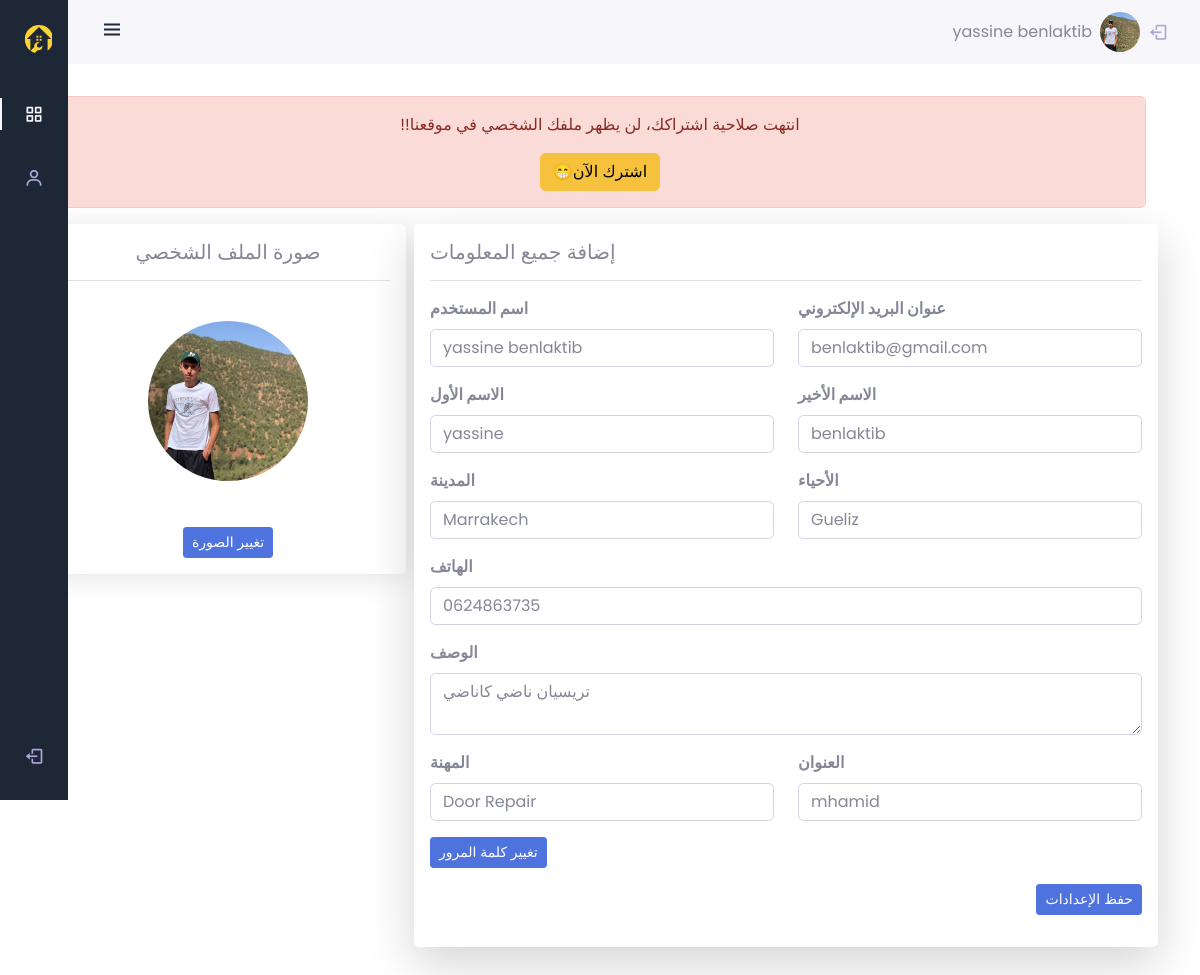
The page /pages/dashboardUser (signed in) on the database as committed earlier.
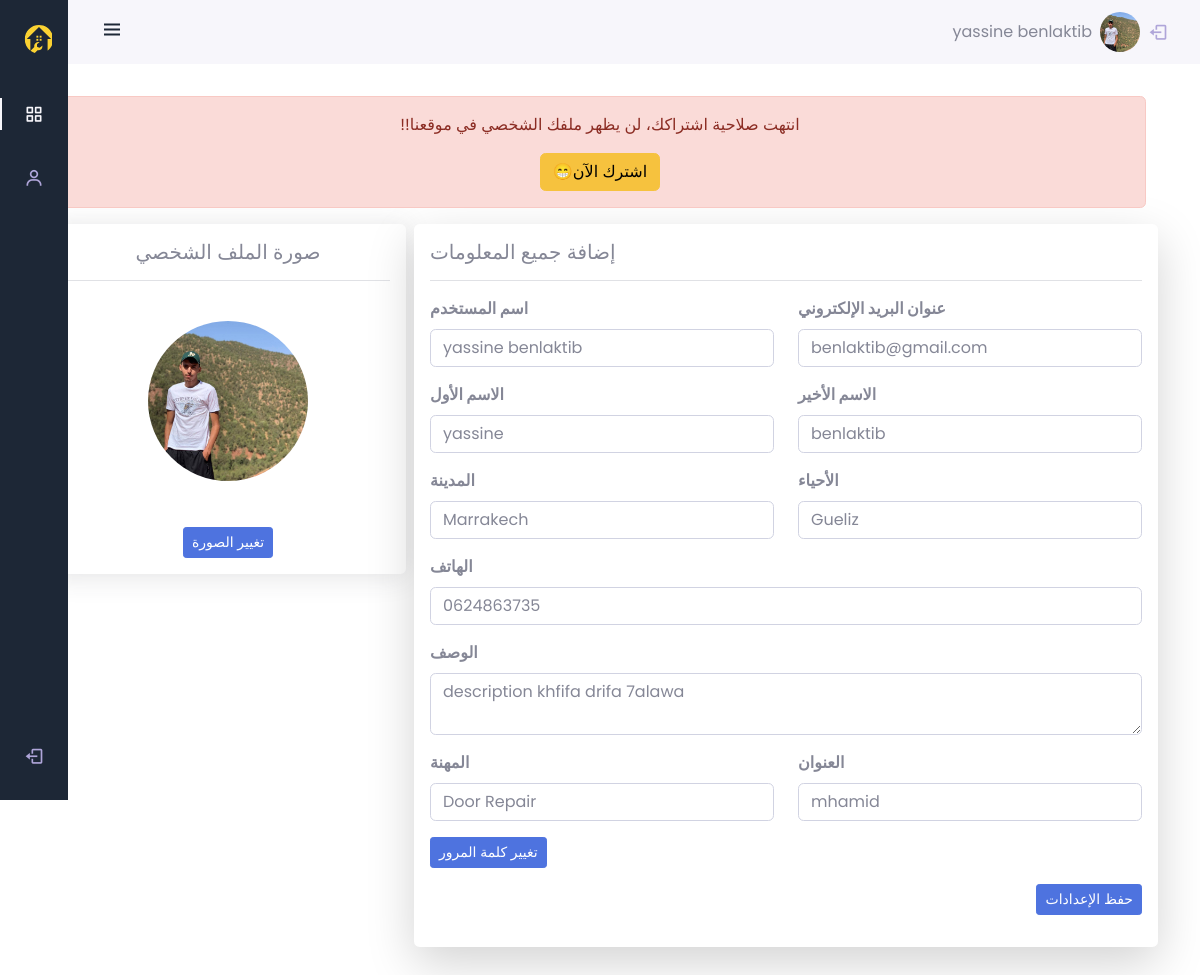
The same page on the database as committed later.
### tables this page shows
CREATE TABLE `techniciens` (
  `Id_tech` int(11) NOT NULL,
  `nom` varchar(100) NOT NULL,
  `prenom` varchar(100) NOT NULL,
  `email` varchar(100) NOT NULL,
  `phone` varchar(100) NOT NULL,
  `Fk_cat` int(100) NOT NULL,
  `adresse` varchar(100) NOT NULL,
  `id_ville` int(100) NOT NULL,
  `secteur` varchar(255) NOT NULL,
  `img` varchar(100) NOT NULL,
  `password` varchar(100) NOT NULL,
  `description` text NOT NULL,
  `feedback` int(11) NOT NULL
);

CREATE TABLE `logo` (
  `id` int(11) NOT NULL,
  `logo_src` varchar(255) DEFAULT NULL
);

CREATE TABLE `villes` (
  `id_ville` int(11) NOT NULL,
  `nom_ville` varchar(255) DEFAULT NULL
);

CREATE TABLE `categories` (
  `id_cat` int(11) NOT NULL,
  `nom` varchar(100) NOT NULL,
  `description` varchar(100) NOT NULL,
  `img` varchar(255) DEFAULT NULL
);

### app/libraries/Core.php (called while the page is built, shortened)
<?php
  class Core {
    protected $currentMethod = 'index';
    public function __construct(){
      $url = $this->getUrl();
      $this->currentController = new $this->currentController;
      if(isset($url[1])){
        if(method_exists($this->currentController, $url[1])){
          $this->currentMethod = $url[1];
          unset($url[1]);
        }
        else{
          echo 'Method does not exist';
        }
      }
      $this->params = $url ? array_values($url) : [];
      call_user_func_array([$this->currentController, $this->currentMethod], $this->params);
    }
    public function getUrl(){
      if(isset($_GET['url'])){
        $url = rtrim($_GET['url'], '/');
        $url = filter_var($url, FILTER_SANITIZE_URL);
        $url = explode('/', $url);
        return $url;
      }
    }
  }

### public/index.php (called while the page is built, shortened)
<?php
  $init = new Core;
  ?>

### app/libraries/Database.php (called while the page is built, shortened)
<?php
class Database
{
  private $host = DB_HOST;
  private $user = DB_USER;
  private $pass = DB_PASS;
  private $dbname = DB_NAME;
  private $dbh;
  private $stmt;
  public function __construct()
  {
    $dsn = 'mysql:host=' . $this->host . ';dbname=' . $this->dbname;
    $options = array(
      PDO::ATTR_PERSISTENT => true,
      PDO::ATTR_ERRMODE => PDO::ERRMODE_EXCEPTION
    );
    try {
      $this->dbh = new PDO($dsn, $this->user, $this->pass, $options);
    } catch (PDOException $e) {
      $this->error = $e->getMessage();
      echo $this->error;
    }
  }
  public function query($sql)
  {
    $this->stmt = $this->dbh->prepare($sql);
  }
  public function bind($param, $value, $type = null)
  {
    if (is_null($type)) {
      switch (true) {
        case is_int($value):
          $type = PDO::PARAM_INT;
          break;
      }
    }
    $this->stmt->bindValue($param, $value, $type);
  }
  public function execute()
  {
    return $this->stmt->execute();
  }
  public function resultSet()
  {
    $this->execute();
    return $this->stmt->fetchAll(PDO::FETCH_OBJ);
  }
  public function single()
  {
    $this->execute();
    return $this->stmt->fetch(PDO::FETCH_OBJ);
  }
}

### app/models/technicien.php (called while the page is built, shortened)
<?php
class Technicien
{
    private $db;
    public function __construct()
    {
        $this->db = new Database;
    }
    public function getAllCity()
    {
        $this->db->query("SELECT * FROM villes;");
        return $this->db->resultSet();
    }
    public function getTech($id_tech)
    {
        $this->db->query("SELECT t.Id_tech, t.nom, t.prenom, t.email, t.phone, c.nom metier, t.adresse, v.nom_ville ville, t.secteur, t.img, t.password, t.feedback,t.description
        FROM techniciens t
        JOIN categories c ON t.Fk_cat = c.id_cat
        JOIN villes v ON t.id_ville = v.id_ville WHERE id_tech = :id_tech");
        $this->db->bind(':id_tech', $id_tech);
        return $this->db->single();
    }
    public function getVille($id_tech)
    {
        $sql = "SELECT techniciens.id_ville, villes.nom_ville
        FROM techniciens
        JOIN villes ON techniciens.id_ville = villes.id_ville
        WHERE techniciens.Id_tech = :id_tech";
        $this->db->query($sql);
        $this->db->bind(':id_tech', $id_tech);
        return $this->db->single();
    }
    public function getMetier($id_tech)
    {
        $sql = "SELECT techniciens.Fk_cat, categories.nom
        FROM techniciens
        JOIN categories ON techniciens.Fk_cat = categories.id_cat
        WHERE techniciens.Id_tech = :id_tech";
        $this->db->query($sql);
        $this->db->bind(':id_tech', $id_tech);
        return $this->db->single();
    }
    public function IsSubscribed($id)
    {
        $this->db->query("SELECT date_expiration FROM abonnement WHERE id_tech = :id");
        $this->db->bind(":id", $id);
        return $this->db->resultSet();
    }
}

### app/models/Admin.php (called while the page is built, shortened)
<?php
class Admin
{
    private $db;
    public function __construct()
    {
        $this->db = new Database;
    }
    public function getlogo()
    {
        $this->db->query("SELECT * FROM logo");
        return $this->db->resultSet();
    }
}

### app/views/pages/dashboardUser.php (the view, shortened to what this page needs)
<?php include_once APPROOT . '/views/inc/head.php'; ?>
<body id="body-pd">
  <?php include_once APPROOT . '/views/inc/dashboard/navbar.php'; ?>
  <?php include_once APPROOT . '/views/inc/dashboard/sidebaruser.php';
  ?>
  <form class="g-3 needs-validation" method="POST" action="<?php echo URLROOT . '/TechController/updateTech/' . $data[1]->Id_tech; ?>" enctype="multipart/form-data" novalidate>
    <div class="mt-7 container">
      <?php if ($data[6] == false) {
        echo "<div class='alert alert-danger' role='alert'>
        <p class='text-center'>
      !!انتهت صلاحية اشتراكك، لن يظهر ملفك الشخصي في موقعنا
      </p>
      <p class='text-center  mb-0'><a class='btn btn-warning' href='".URLROOT."/pages/payement'>😁اشترك الآن</a></p>
    </div>";
      } ?>
      <div class="row gap-lg-2">
        <div class="img ms-2 card-body text-center shadow col-12 col-lg-3 bg-body rounded h-50                                                 ">
          <h5>صورة الملف الشخصي</h5>
          <hr>
          <div class="d-flex flex-column justify-content-center">
            <label for="img"><img class="rounded-circle mb-3 mt-4" src="<?php echo URLROOT ?>/public/upload/<?php echo $data[1]->img; ?>" width="160" height="160"></label>
            <div>
              <label for="img" class="btn btn-primary btn-sm"> تغيير الصورة</label>
            </div>
          </div>
        </div>
        <div class="categories col-12 col-lg-8 shadow-lg p-3 mb-5 bg-body rounded">
          <h5>إضافة جميع المعلومات</h5>
          <hr>
          <div class="row">
            <div class="col">
              <div class="mb-3"><label class="form-label" for="username"><strong>اسم المستخدم</strong></label><input class="form-control" type="text" id="username" placeholder="اسم المستخدم" name="username" value="<?php echo $data[1]->nom . ' ' . $data[1]->prenom  ?>" required></div>
            </div>
            <div class="col">
              <div class="mb-3"><label class="form-label" for="email"><strong>عنوان البريد الإلكتروني</strong></label><input class="form-control" type="email" id="email" placeholder="عنوان البريد الإلكتروني" name="email" value="<?php echo $data[1]->email; ?>" required></div>
            </div>
          </div>
          <div class="row">
            <div class="col">
              <div class="mb-3"><label class="form-label" for="first_name"><strong>الاسم الأول</strong></label><input class="form-control" type="text" id="first_name" placeholder="الاسم الأول" name="nom" value="<?php echo $data[1]->nom; ?>" required></div>
            </div>
            <div class="col">
              <div class="mb-3"><label class="form-label" for="last_name"><strong>الاسم الأخير</strong></label><input class="form-control" type="text" id="last_name" placeholder="الاسم الأخير" name="prenom" value="<?php echo $data[1]->prenom; ?>" required></div>
            </div>
          </div>
          <div class="row">
            <div class="col">
              <label class="form-label" for="city"><strong>المدينة</strong></label>
              <select class="form-control select-city" name="ville" id="nom_ville" required>
                <option selected value="<?php echo $data[4]->id_ville ?>"><?php echo $data[4]->nom_ville ?></option>
              </select>
            </div>
            <div class="col">
              <div class="mb-3">
                <label class="form-label" for=""><strong>الأحياء </strong></label>
                <select class="form-control" name="secteur" id="secteurs" required>
                  <option value="<?php echo $data[1]->secteur ?>"><?php echo $data[1]->secteur ?></option>
                </select>
              </div>
            </div>
          </div>
          <div class="row">
            <div class="col">
              <div class="mb-3">
                <label class="form-label" for="last_name"><strong>الهاتف</strong></label><input class="form-control" type="text" id="last_name" placeholder="Phone" name="phone" value="<?php echo $data[1]->phone; ?>" required>
              </div>
            </div>
          </div>
          <div class="row">
            <div class="col">
              <div class="mb-3">
              <label class="form-label" for="last_name"><strong>الوصف</strong></label>
<textarea class="form-control" id="last_name" placeholder="Description" name="description" required><?php echo $data[1]->description; ?></textarea>
              </div>
            </div>
          </div>
          <div class="row">
            <div class="col">
              <div class="mb-3">
                <label class="form-label" for="metier"><strong>المهنة</strong></label>
                <select class="form-control" name="job" id="metier" required>
                  <option selected value="<?php echo $data[5]->Fk_cat ?>"><?php echo $data[5]->nom ?></option>
                </select>
              </div>
            </div>
            <div class="col">
              <div class="mb-3"><label class="form-label" for="last_name"><strong>العنوان</strong></label><input class="form-control" type="text" id="last_name" placeholder="Adresse" name="adresse" value="<?php echo $data[1]->adresse; ?>" required></div>
            </div>
          </div>
          <div class="row">
            <p>
              <button class="btn btn-primary btn-sm" type="button" data-bs-toggle="collapse" data-bs-target="#collapseExample" aria-expanded="false" aria-controls="collapseExample">
              تغيير كلمة المرور
              </button>
            </p>
          </div>
          <div class="mb-3 d-flex justify-content-end"><button class="btn btn-primary btn-sm" type="submit"> حفظ الإعدادات</button>
          </div>
        </div>
      </div>
    </div>
  </form>
  <?php include_once APPROOT . '/views/inc/linkJS.php'; ?>

### app/controllers/PagesController.php (shortened to what this page needs)
<?php
class PagesController extends Controller
{
  public function __construct()
  {
    $this->categorieModel = $this->model('Categorie');
    $this->technicienModel = $this->model('technicien');
    $this->adminModel = $this->model('admin');
  }
  public function IsSubscribed($id)
  {
    $date_expiration = $this->technicienModel->IsSubscribed($id)[0]->date_expiration;
    $date_expiration = new DateTime($date_expiration);
    $current_date = new DateTime();
    if ($date_expiration >= $current_date) {
      return true;
    } else {
      return false;
    }
  }
  public function dashboardUser()
  {
    if ($_SESSION['role'] == "user") {
      $dataTech = $this->technicienModel->getTech($_SESSION['id']);
      $ville = $this->technicienModel->getVille($_SESSION['id']);
      $metier = $this->technicienModel->getMetier($_SESSION['id']);
      $sub = $this->IsSubscribed($_SESSION['id']);
      $categories = $this->categorieModel->getCategories();
      $logo = $this->adminModel->getlogo();
      $AllCity = $this->technicienModel->getAllCity();
      $data = [
        ["title" => "dashboardUser",
        "logo" => $logo,
      ],
        $dataTech, $categories, $AllCity, $ville, $metier, $sub
      ];
      $this->view('pages/dashboardUser', $data);
    } else {
      redirect('pages/login');
    }
  }
}

### app/libraries/Controller.php (shortened to what this page needs)
<?php
  class Controller {
    public function model($model){
      return new $model();
    }
    public function view($view, $data = []){
      if(file_exists('../app/views/' . $view . '.php')){
      require_once '../app/views/'. $view .'.php';
      } else {
        die('View does not exist');
      }
    }
  }
  ?>

### app/views/inc/head.php (shortened to what this page needs)
<!DOCTYPE html>
<html lang="en">
<head>
    <link rel="stylesheet" href="./css/bootstrap.css">
    <link rel="stylesheet" href="https://pro.fontawesome.com/releases/v5.10.0/css/all.css" />
    <link rel="stylesheet" href="<?php echo URLROOT; ?>/bootstrap/css/bootstrap.min.css">
    <link rel="stylesheet" href="<?php echo URLROOT; ?>/bootstrap/css/dashboard.css">
    <link rel="stylesheet" href="<?php echo URLROOT; ?>/bootstrap/css/style.css">
    <link rel="stylesheet" href="<?php echo URLROOT; ?>/public/wow.js/css/animate.min.css">
    <link rel="stylesheet" href="<?php echo URLROOT; ?>/public/wow.js/css/libs/animate.css">
    <link rel="stylesheet" href="https://cdn.jsdelivr.net/npm/boxicons@latest/css/boxicons.min.css">
</head>

### app/views/inc/dashboard/navbar.php (shortened to what this page needs)
<header class="header" id="header">
  <div class="header_toggle"> <i class='bx bx-menu' id="header-toggle"></i> </div>
  <div class="d-flex gap-2 align-items-center justify-content-center">
    <span><?php if (isset($_SESSION['username'])) {
            echo $_SESSION['username'];
          } ?></span>
    <div class="header_img"> <img src="<?php
                                        if ($_SESSION['role'] == "admin") {
                                          echo URLROOT . '/public/images/avatar.svg';
                                        } else {
                                          echo URLROOT . '/public/upload/' . $data[1]->img;
                                        } ?>" alt=""> </div>
    <a href="<?php echo URLROOT ?>/adminController/Logout" class="nav_link" style="display: contents;"> <i class='bx bx-log-out nav_icon'></i>
    </a>
  </div>
</header>

### app/views/inc/dashboard/sidebaruser.php (shortened to what this page needs)
<div class="l-navbar" id="nav-bar">
    <nav class="nav">
      <div> <a href="<?php echo URLROOT?>" class="nav_logo"> <img src="<?php echo URLROOT . '/public/images/' . $data[0]['logo'][0]->logo_src?>" alt="logo" width="30">  </a>
        <div class="nav_list"> <a href="<?php echo URLROOT?>/pages/dashboardUser" class="nav_link active"> <i class='bx bx-grid-alt nav_icon'></i>  </a>
              <a href="<?php echo URLROOT?>/pages/profile" class="nav_link"> <i class='bx bx-user nav_icon'></i>
            <span class="nav_name">works</span> </a>
               </div>
      </div> <a href="<?php echo URLROOT?>/TechController/logout" class="nav_link"> <i class='bx bx-log-out nav_icon'></i> <span class="nav_name">Logout</span>
      </a>
    </nav>
  </div>

### app/views/inc/linkJS.php (shortened to what this page needs)
</body>
</html>

### app/views/inc/head.php (style rules this page uses)
* { font-family: 'Poppins', sans-serif; }

Rows that differ between the two databases and show on the page:
changed techniciens "yassine benlaktib": description "تريسيان ناضي كاناضي" → "description khfifa drifa 7alawa"
